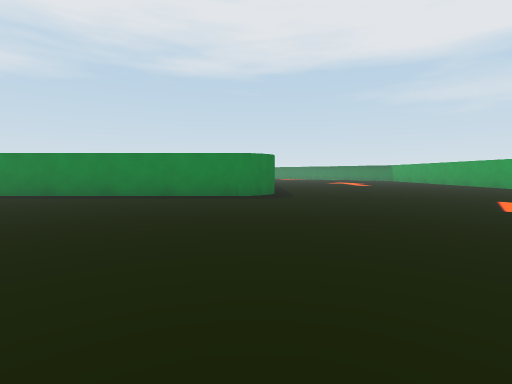
View 1 (above)

23 first-person views from a walk through a scene from a Unity 3-D project. The camera is 0.55 m above the floor, tilts 4° down and sees 85° across. The floor is counted in squares, 1 m on a side. Each view is taken from the middle of a square. On the plan, view 1 faces up. The plan holds only what a view shows up to about 9 squares ahead; the rest is blank. The place goes on beyond the plan. The player is left out.

View 2
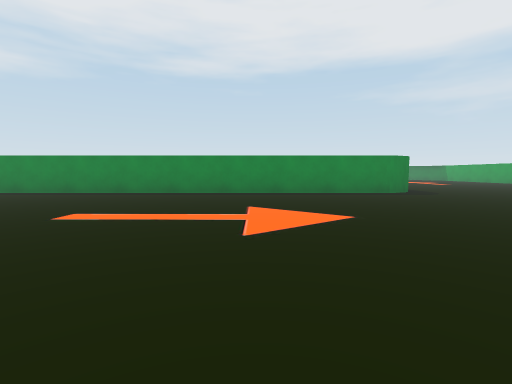

View 3
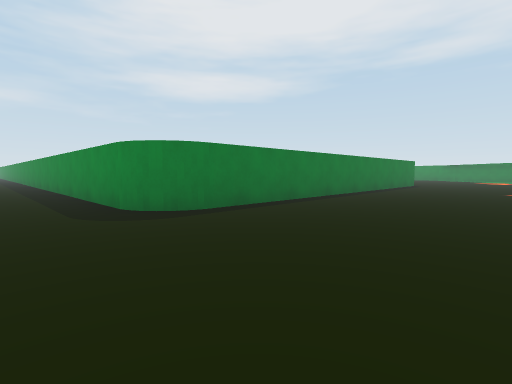

View 4
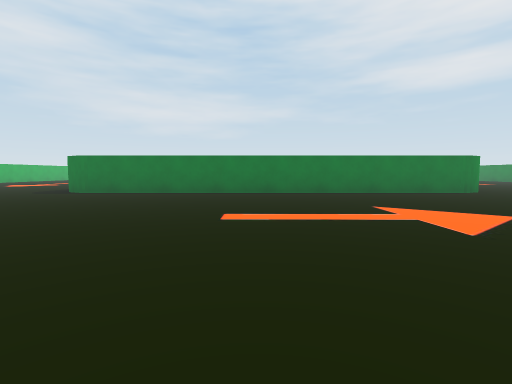

View 5
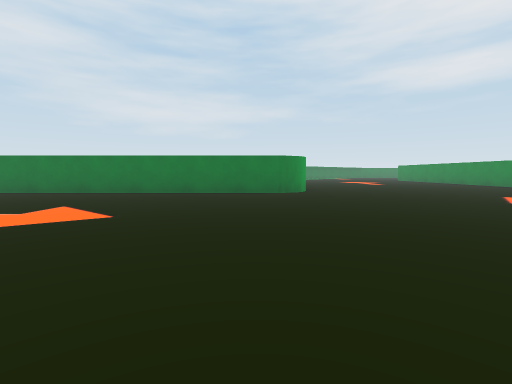

View 6
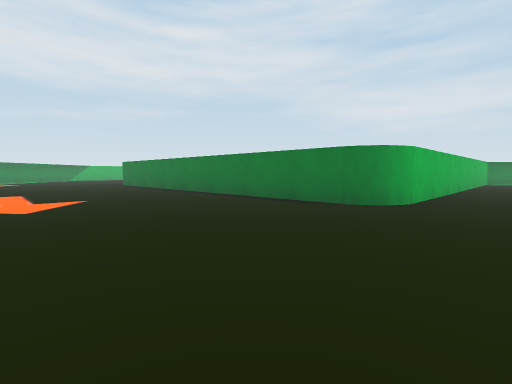

View 7
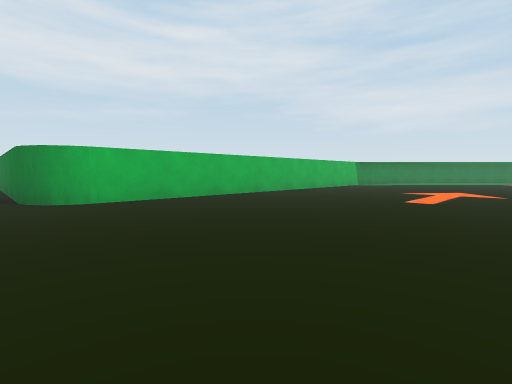

View 8
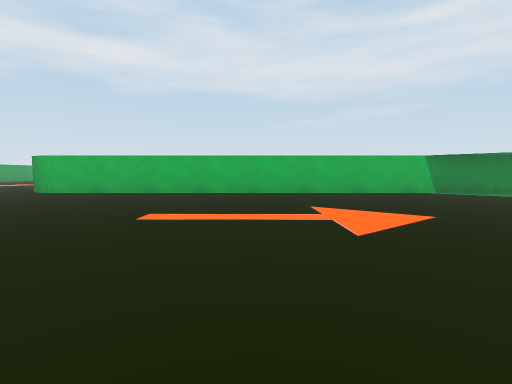

View 9
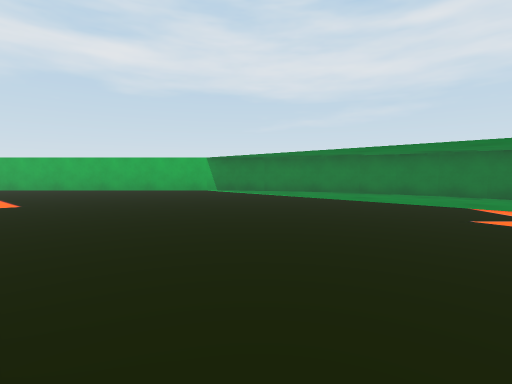

View 10
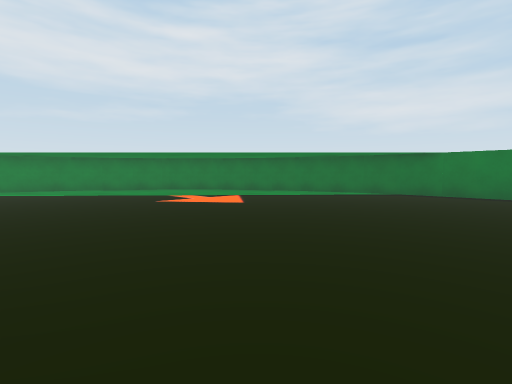

View 11
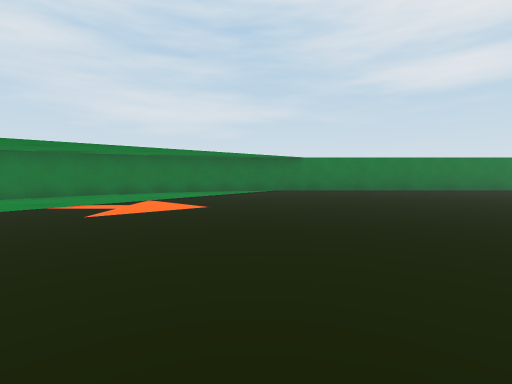

View 12
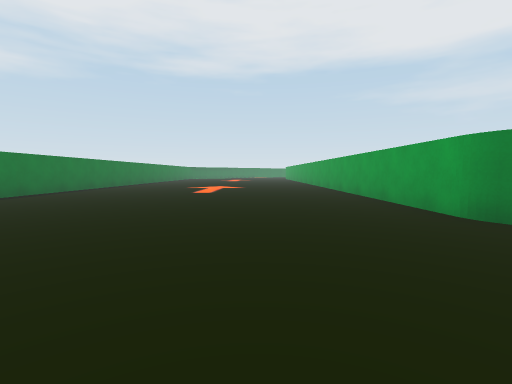

View 13
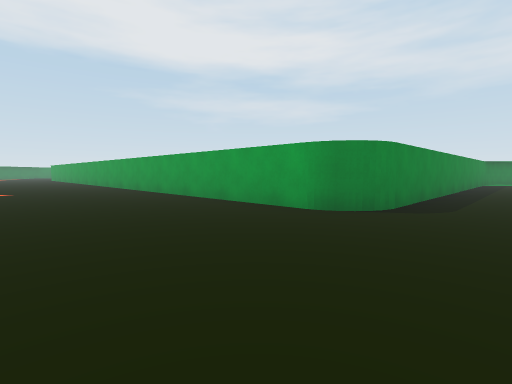

View 14
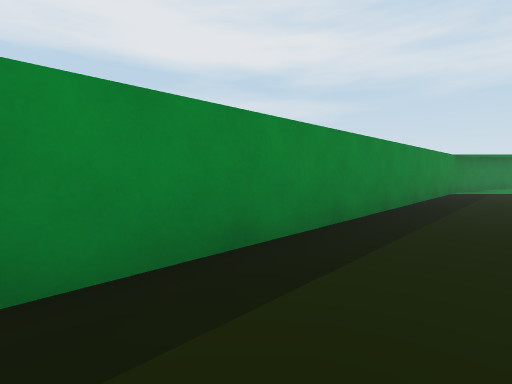

View 15
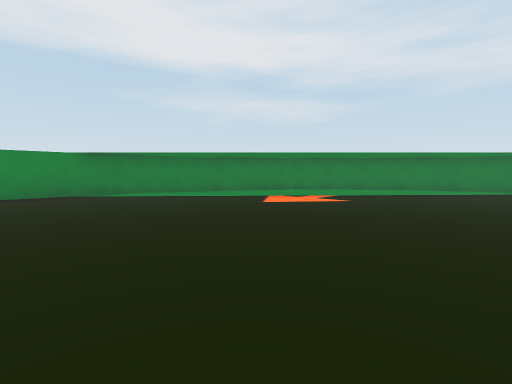

View 16
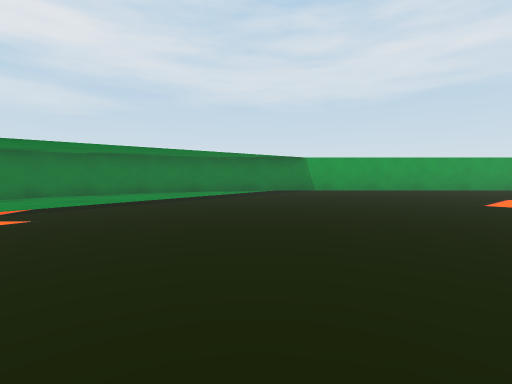

View 17
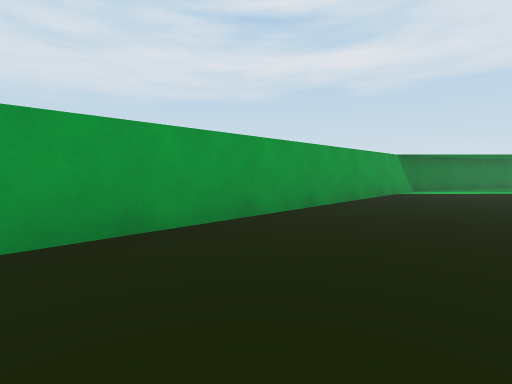

View 18
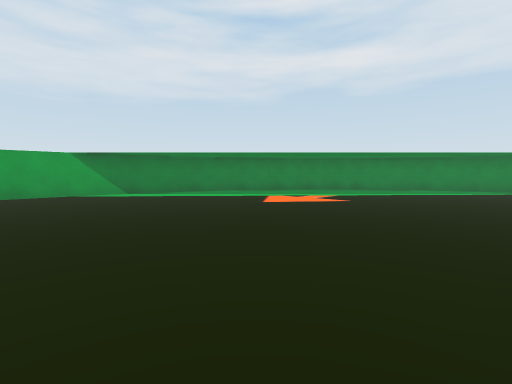

View 19
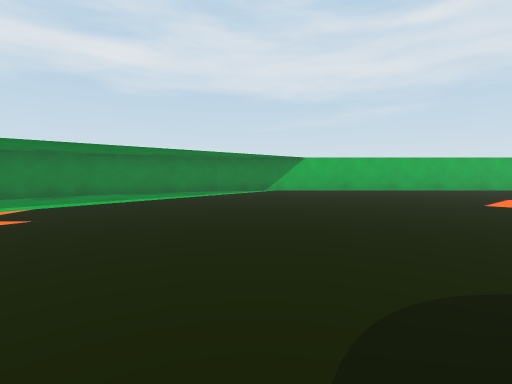

View 20
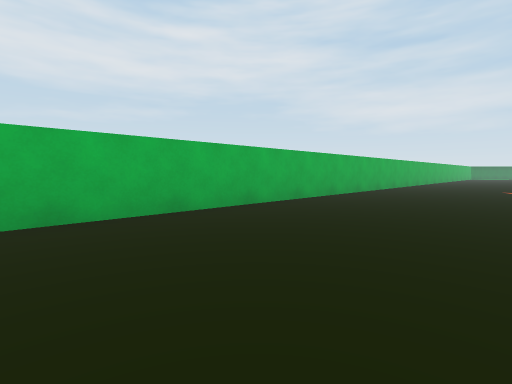

View 21
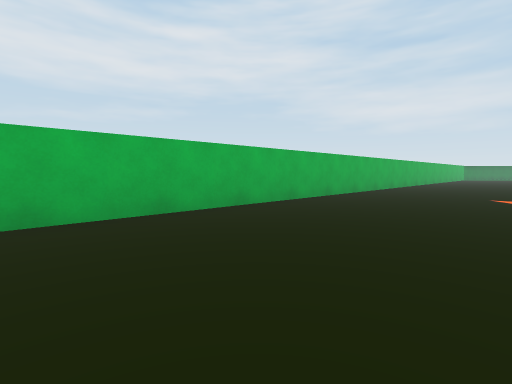

View 22
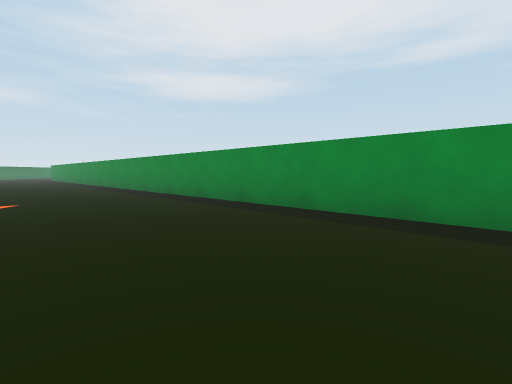

View 23
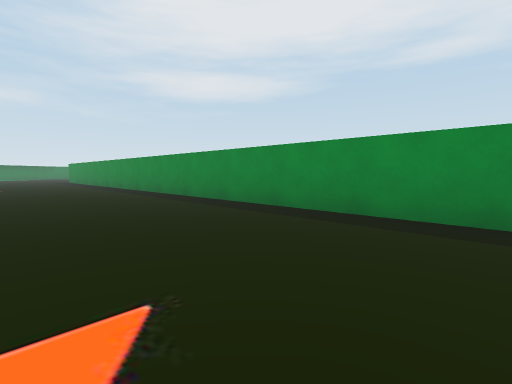

### Floor plan
Points are (right, up) in squares from view 1. A wall is a line through its corners. A room is listed if a view was taken in it or the views show most of it. See-through windows are left out.
Room 1 (views 1, 2, 3, 4, 5, 6, 7, 8, 9, 10, 11, 12, 13, 14, 15, 16, 17, 18, 19, 20, 21, 22, 23)
walls: (-0.4, 6.5) (-22.4, 6.5); (-16.2, -1.5) (0.4, -1.5) (1.2, -1.3) (2.2, -1.1); (2.1, -1.1) (3, -0.8); (2.9, -0.8) (3.8, -0.4); (-11.5, 18.5) (-0.4, 18.5); (3.6, -0.5) (4.5, 0); (-12.4, 18.7) (-11.4, 18.5); (4.4, 0) (5.2, 0.6); (-13.2, 18.9) (-12.3, 18.7); (5.1, 0.5) (5.9, 1.1); (0.5, 17.6) (0.5, 7.4); (-14.1, 19.2) (-13.1, 18.9); (5.8, 1) (6.4, 1.8); (6.5, 1.8) (7, 2.5); (-14.8, 19.6) (-13.9, 19.1); (6.9, 2.4) (7.4, 3.3); (7.4, 3.2) (7.8, 4.1); (7.8, 4) (8.1, 4.9); (-15.6, 20.1) (-14.7, 19.6); (8.1, 4.8) (8.3, 5.8); (8.3, 5.6) (8.5, 6.6); (8.5, 6.5) (8.5, 18.4); (-16.3, 20.6) (-15.5, 20); (-16.9, 21.2) (-16.2, 20.5); (-17.5, 21.8) (-16.8, 21.1); (-18, 22.5) (-17.4, 21.7); (-18.5, 23.3) (-17.9, 22.4); (8.5, 18.3) (8.3, 19.3); (8.3, 19.2) (8.1, 20.2); (-18.8, 24.1) (-18.4, 23.2); (8.1, 20.1) (7.8, 21); (-11.5, 27.4) (-11.5, 32.5); (7.8, 20.9) (7.4, 21.8); (-19.1, 25) (-18.8, 24); (7.5, 21.7) (7, 22.5); (0.5, 26.5) (-10.6, 26.5); (7, 22.4) (6.4, 23.2); (6.5, 23.1) (5.8, 23.9); (2.2, 26.1) (1.3, 26.3) (0.3, 26.5); (5.9, 23.8) (5.1, 24.5); (3, 25.8) (2.1, 26.1); (3.8, 25.4) (2.9, 25.9); (5.2, 24.5) (4.5, 25) (3.7, 25.5); (-19.4, 25.8) (-19.1, 24.9); (-19.5, 26.7) (-19.3, 25.7); (-19.5, 32.5) (-19.5, 26.6)

Positions as (right, up) in squares from view 1, and headings:
1: (0, 0), facing up
2: (-4, -1), facing up
3: (4, 5), facing up-left
4: (8, 12), facing left
5: (8, 17), facing left
6: (5, 20), facing down-left
7: (1, 24), facing down-left
8: (-6, 26), facing down
9: (-12, 27), facing down
10: (-12, 29), facing down-left
11: (-11, 26), facing left
12: (-14, 24), facing up
13: (-15, 25), facing up-right
14: (-9, 25), facing up-right
15: (-2, 19), facing up-right
16: (0, 19), facing right
17: (6, 15), facing down-right
18: (1, 9), facing down-right
19: (1, 7), facing down
20: (-4, 2), facing down-left
21: (-7, 2), facing down-left
22: (-8, 3), facing up-left
23: (-13, 3), facing up-left
